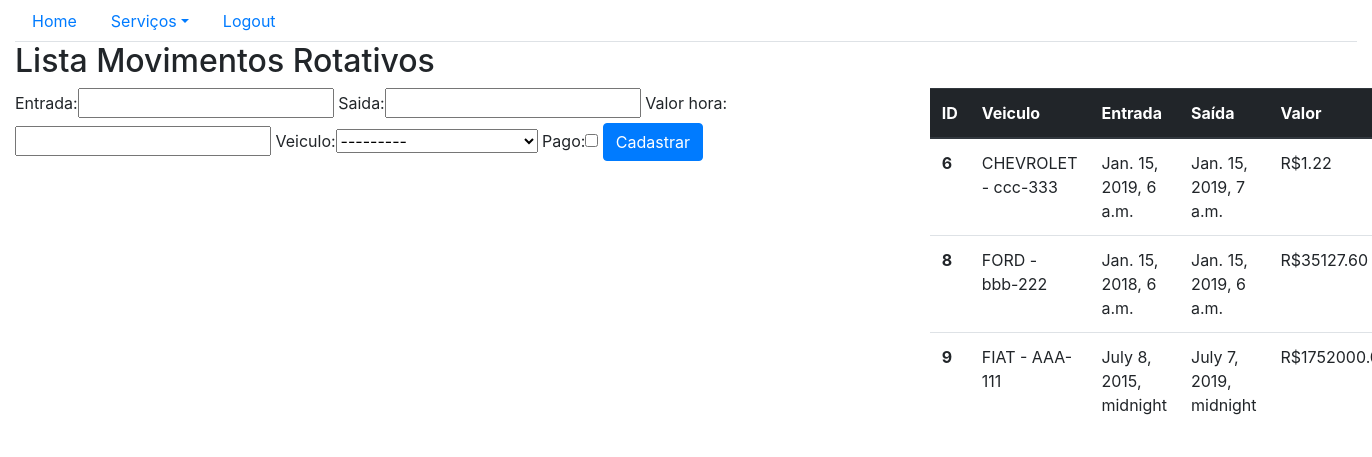
The app's page /sistema/mov_rotativos, older data.
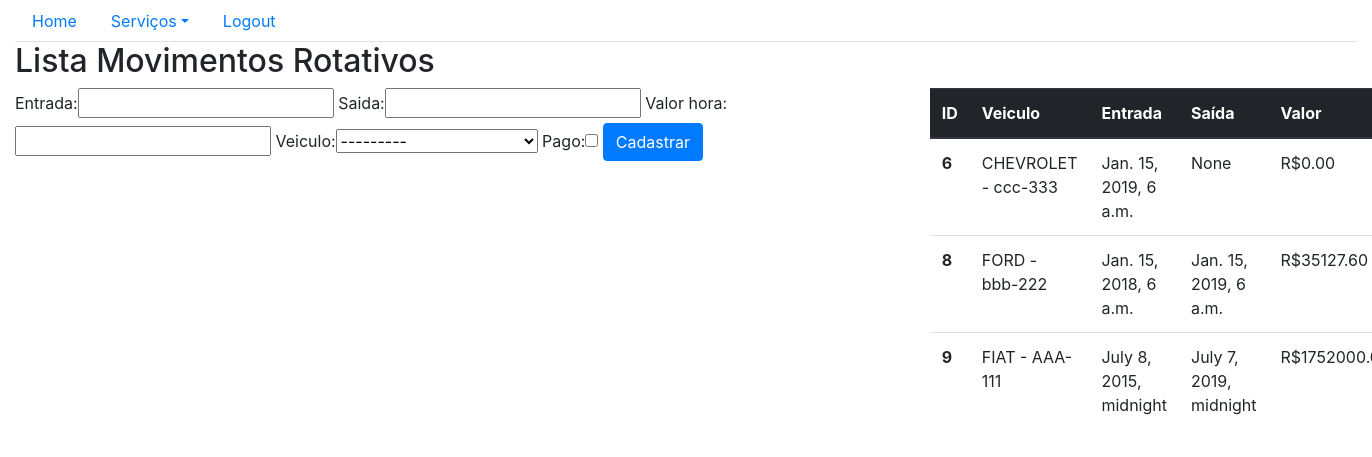
The same page, newer data.
### core/models.py (models this page shows, shortened)
class MovRotativo(models.Model):
    entrada = models.DateTimeField(auto_now=False)
    saida = models.DateTimeField(auto_now=False, blank=True,null=True)
    valor_hora = models.DecimalField(max_digits=5,decimal_places=2)
    veiculo = models.ForeignKey(Veiculo, on_delete=models.CASCADE)
    pago = models.BooleanField(default=False)
    def horas_total(self):
        if self.saida is not None:
            return math.ceil((self.saida - self.entrada).total_seconds() / 3600)
        else:
            return 0 #Mudar isso para fazer o calculo parcial no fututo
    def total(self):
        return self.valor_hora * self.horas_total()
    def __str__(self):
        return self.veiculo.placa

class Veiculo(models.Model):
    marca = models.ForeignKey(Marca,  on_delete = models.CASCADE)
    proprietario = models.ForeignKey(Pessoa,  on_delete = models.CASCADE)
    placa = models.CharField(max_length=7)
    cor = models.CharField(max_length=15)
    observacoes = models.TextField()
    def __str__(self):
        return self.marca.nome + ' - ' + self.placa

class Marca(models.Model):
    nome = models.CharField(max_length=50)

### core/views.py (the view)
# urls.py: path('mov_rotativos', movRotativos_lista, name='core_movRotativos_lista'),
def movRotativos_lista(request):
    lista = MovRotativo.objects.all() #efetua a busca no banco de todos os objetos dessa classe
    formulario = MovRotForm()
    data = {'mov_rot':lista, 'form':formulario}
    return render(request, 'core/movRotativos_lista.html',data)

### core/form.py
class MovRotForm(ModelForm):
    class Meta:
        model = MovRotativo
        fields = '__all__'

### core/templates/core/movRotativos_lista.html (shortened to what this page needs)
{% extends 'base.html' %}
{% load bootstrap%}
{%block menu%}
    <ul class="nav nav-tabs">
        <li class="nav-item">
            <a class="nav-link" href="{% url 'core_home' %}">Home</a>
        </li>
        <li class="nav-item dropdown">
            <a class="nav-link dropdown-toggle" data-toggle="dropdown" href="#" role="button" aria-haspopup="true" aria-expanded="false">Serviços</a>
        </li>
        <li class="nav-item">
            <a class="nav-link" href="">Logout</a>
        </li>
    </ul>
{%endblock%}
{% block main %}
    <div class="row">
        <div class="col">
            <h2>Lista Movimentos Rotativos</h2>
        </div>
    </div>
    <div class="row">
        <div class="col-8">
            <form action="{% url 'core_movRotativos_novo' %}" method="POST">
                {{form|bootstrap}}
                <button type="submit" class="btn btn-primary">Cadastrar</button>
            </form>
        </div>
        <div class="col-4">
            <table class="table table-hover">
                <thead class="thead-dark">
                    <tr>
                    <th scope="col">ID</th>
                    <th scope="col">Veiculo</th>
                    <th scope="col">Entrada</th>
                    <th scope="col">Saída</th>
                    <th scope="col">Valor</th>
                    </tr>
                </thead>
                <tbody>
                    {% for item_da_vez in mov_rot %}
                    <tr onclick="location.href = '{% url 'core_movRotativos_update' item_da_vez.id%}';">
                        <th scope="row">{{item_da_vez.id}}</th>
                        <td>{{item_da_vez.veiculo}}</td>
                        <td>{{item_da_vez.entrada}}</td>
                        <td>{{item_da_vez.saida}}</td>
                        <td>R${{item_da_vez.total}}</td>
                    </tr>
                    {% endfor %}
                </tbody>
            </table>
        </div>
    </div>
{% endblock %}

Row changes from the older to the newer data that the page shows:
changed MovRotativo "CHEVROLET - ccc-333": saida "Jan. 15, 2019, 7 a.m." → "None"; total "1.22" → "0.00"
